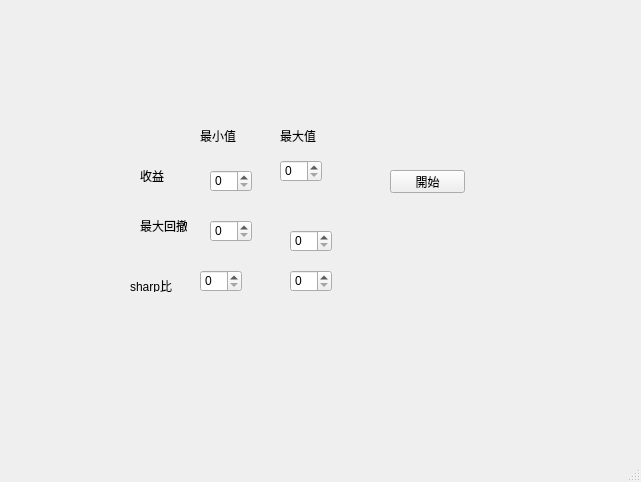
<?xml version="1.0" encoding="UTF-8"?>
<ui version="4.0">
 <class>MainWindow</class>
 <widget class="QMainWindow" name="MainWindow">
  <property name="geometry">
   <rect>
    <x>0</x>
    <y>0</y>
    <width>641</width>
    <height>482</height>
   </rect>
  </property>
  <property name="windowTitle">
   <string>MainWindow</string>
  </property>
  <widget class="QWidget" name="centralwidget">
   <widget class="QSpinBox" name="spinBox">
    <property name="geometry">
     <rect>
      <x>210</x>
      <y>170</y>
      <width>42</width>
      <height>22</height>
     </rect>
    </property>
   </widget>
   <widget class="QSpinBox" name="spinBox_2">
    <property name="geometry">
     <rect>
      <x>280</x>
      <y>160</y>
      <width>42</width>
      <height>22</height>
     </rect>
    </property>
   </widget>
   <widget class="QSpinBox" name="spinBox_3">
    <property name="geometry">
     <rect>
      <x>210</x>
      <y>220</y>
      <width>42</width>
      <height>22</height>
     </rect>
    </property>
   </widget>
   <widget class="QSpinBox" name="spinBox_4">
    <property name="geometry">
     <rect>
      <x>290</x>
      <y>230</y>
      <width>42</width>
      <height>22</height>
     </rect>
    </property>
   </widget>
   <widget class="QSpinBox" name="spinBox_5">
    <property name="geometry">
     <rect>
      <x>200</x>
      <y>270</y>
      <width>42</width>
      <height>22</height>
     </rect>
    </property>
   </widget>
   <widget class="QSpinBox" name="spinBox_6">
    <property name="geometry">
     <rect>
      <x>290</x>
      <y>270</y>
      <width>42</width>
      <height>22</height>
     </rect>
    </property>
   </widget>
   <widget class="QLabel" name="label">
    <property name="geometry">
     <rect>
      <x>280</x>
      <y>130</y>
      <width>47</width>
      <height>12</height>
     </rect>
    </property>
    <property name="text">
     <string>最大值</string>
    </property>
   </widget>
   <widget class="QLabel" name="label_2">
    <property name="geometry">
     <rect>
      <x>200</x>
      <y>130</y>
      <width>47</width>
      <height>12</height>
     </rect>
    </property>
    <property name="text">
     <string>最小值</string>
    </property>
   </widget>
   <widget class="QLabel" name="label_3">
    <property name="geometry">
     <rect>
      <x>140</x>
      <y>170</y>
      <width>47</width>
      <height>12</height>
     </rect>
    </property>
    <property name="text">
     <string>收益</string>
    </property>
   </widget>
   <widget class="QLabel" name="label_4">
    <property name="geometry">
     <rect>
      <x>140</x>
      <y>220</y>
      <width>47</width>
      <height>12</height>
     </rect>
    </property>
    <property name="text">
     <string>最大回撤</string>
    </property>
   </widget>
   <widget class="QLabel" name="label_5">
    <property name="geometry">
     <rect>
      <x>130</x>
      <y>280</y>
      <width>47</width>
      <height>12</height>
     </rect>
    </property>
    <property name="text">
     <string>sharp比</string>
    </property>
   </widget>
   <widget class="QPushButton" name="pushButton">
    <property name="geometry">
     <rect>
      <x>390</x>
      <y>170</y>
      <width>75</width>
      <height>23</height>
     </rect>
    </property>
    <property name="text">
     <string>開始</string>
    </property>
   </widget>
  </widget>
  <widget class="QMenuBar" name="menubar">
   <property name="geometry">
    <rect>
     <x>0</x>
     <y>0</y>
     <width>641</width>
     <height>21</height>
    </rect>
   </property>
  </widget>
  <widget class="QStatusBar" name="statusbar"/>
 </widget>
 <resources/>
 <connections/>
</ui>
